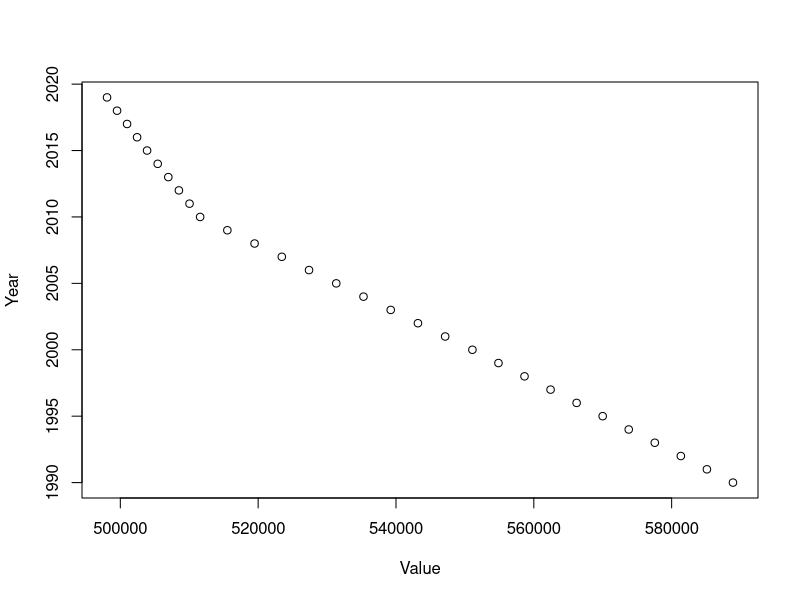

Reproduce this figure in R.
## ---- chunk 1
library(ggplot2)
## ---- chunk 2
Fao<- read.csv("./datasets/FAOSTAT_data_4-10-2021.csv")
cat(colnames(Fao),sep="\n",append=FALSE)
## ---- chunk 3
Fao[Fao$Area=="Brazil",]
plot(Year ~ Value , data=Fao[Fao$Area=="Brazil",])
